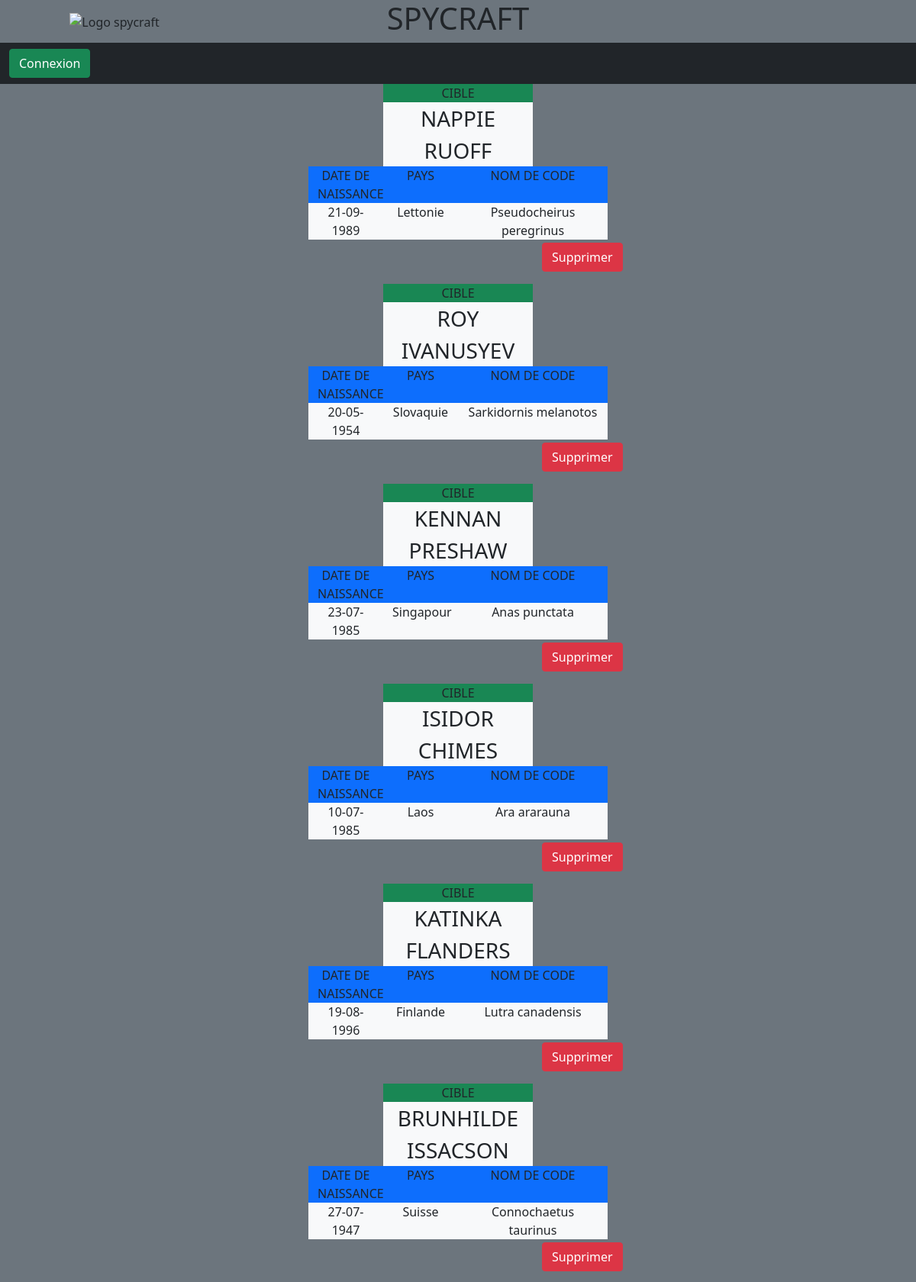
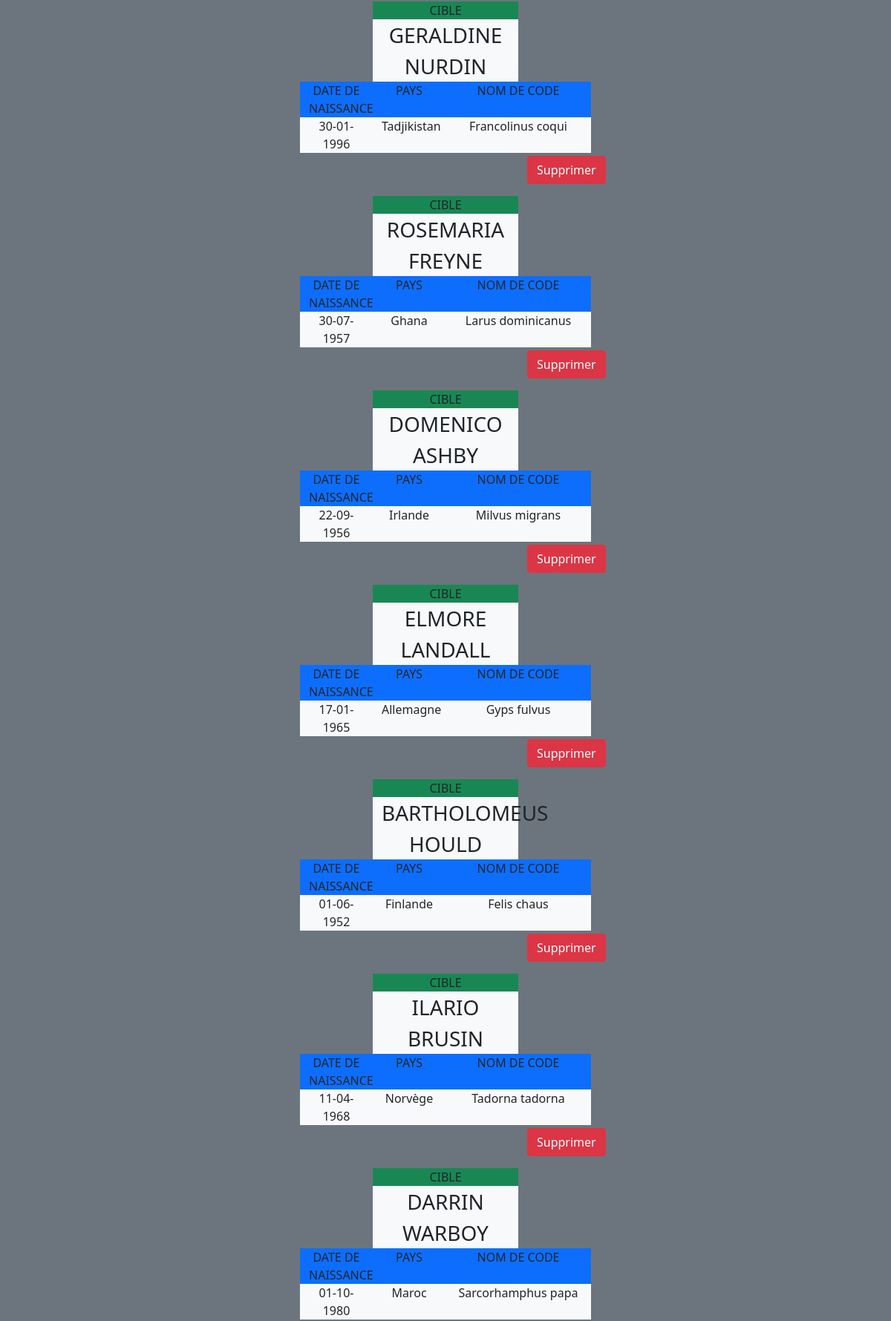
The app's page /vues/listTargets.php (upper part) with its own data (2 pictures, top to bottom).
### tables this page shows
CREATE TABLE targets (
  id INT PRIMARY KEY AUTO_INCREMENT,
  first_name VARCHAR(50) NOT NULL,
  last_name VARCHAR(50) NOT NULL,
  birthdate DATE NOT NULL,
  codename INT(11) NOT NULL UNIQUE,
  nationality INT(11) NOT NULL,
  FOREIGN KEY (codename) REFERENCES codenames(id),
  FOREIGN KEY (nationality) REFERENCES countries(id)
);

CREATE TABLE countries (
  id INT PRIMARY KEY AUTO_INCREMENT,
  location VARCHAR(50) NOT NULL
);

CREATE TABLE codenames (
  id INT PRIMARY KEY AUTO_INCREMENT,
  alias VARCHAR(50) NOT NULL UNIQUE
);

### Controller/TargetManager.php (called while the page is built, shortened)
<?php
require __DIR__ . '/../Model/Target.php';
class TargetManager {
  private $db;
  public function __construct() {
    $dbName = "spycraft";
    $port = 3306;
    $username = "root";
    $password = "";
    try {
      $this->db = new PDO("mysql:host=localhost;dbname=$dbName;port=$port", $username, $password);
    } catch(PDOException $exception) {
      echo $exception->getMessage();
    }
  }
  public function getAll() {
    $targets = [];
    $request = $this->db->query("SELECT * FROM `targets`");
    $allData = $request->fetchAll();
    foreach ($allData as $data) {
      $target = new Target($data);
      $targets[] = $target;
    }
    return $targets;
  }
}

### Model/Target.php (called while the page is built, shortened)
<?php
class Target {
  private $id;
  private $first_name;
  private $last_name;
  private $birthdate;
  private $codename;
  private $nationality;
  public function hydrate(array $data) {
    foreach ($data as $key => $value) {
      $method = "set" . ucfirst($key);
    }
  }
  public function getId()
  {
      return $this->id;
  }
  public function setId($id)
  {
      $this->id = $id;
      return $this;
  }
  public function getFirst_name()
  {
      return $this->first_name;
  }
  public function setFirst_name($first_name)
  {
      $this->first_name = $first_name;
      return $this;
  }
  public function getLast_name()
  {
      return $this->last_name;
  }
  public function setLast_name($last_name)
  {
      $this->last_name = $last_name;
      return $this;
  }
  public function getBirthdate()
  {
      return $this->birthdate;
  }
  public function setBirthdate($birthdate)
  {
      $this->birthdate = $birthdate;
      return $this;
  }
  public function getCodename()
  {
      return $this->codename;
  }
  public function setCodename($codename)
  {
      $this->codename = $codename;
      return $this;
  }
  public function getNationality()
  {
      return $this->nationality;
  }
  public function setNationality($nationality)
  {
      $this->nationality = $nationality;
      return $this;
  }
}

### Controller/CountryManager.php (called while the page is built, shortened)
<?php
require __DIR__ . '/../Model/Country.php';
class CountryManager {
  private $db;
  public function __construct() {
    $dbName = "spycraft";
    $port = 3306;
    $username = "root";
    $password = "";
    try {
      $this->db = new PDO("mysql:host=localhost;dbname=$dbName;port=$port", $username, $password);
    } catch(PDOException $exception) {
      echo $exception->getMessage();
    }
  }
  public function getAll() {
    $countries = [];
    $request = $this->db->query("SELECT * FROM `countries`");
    $allData = $request->fetchAll();
    foreach ($allData as $data) {
      $country = new Country($data);
      $countries[] = $country;
    }
    return $countries;
  }
}

### Model/Country.php (called while the page is built, shortened)
<?php
class Country {
  private $id;
  private $location;
  public function hydrate(array $data) {
    foreach ($data as $key => $value) {
      $method = "set" . ucfirst($key);
    }
  }
  public function getId()
  {
    return $this->id;
  }
  public function setId($id)
  {
    $this->id = $id;
    return $this;
  }
  public function getLocation()
  {
    return $this->location;
  }
  public function setLocation($location)
  {
    $this->location = $location;
    return $this;
  }
}

### Controller/CodenameManager.php (called while the page is built, shortened)
<?php
require __DIR__ . '/../Model/Codename.php';
class CodenameManager {
  private $db;
  public function __construct() {
    $dbName = "spycraft";
    $port = 3306;
    $username = "root";
    $password = "";
    try {
      $this->db = new PDO("mysql:host=localhost;dbname=$dbName;port=$port", $username, $password);
    } catch(PDOException $exception) {
      echo $exception->getMessage();
    }
  }
  public function getAll() {
    $codenames = [];
    $request = $this->db->query("SELECT * FROM `codenames`");
    $allData = $request->fetchAll();
    foreach ($allData as $data) {
      $codename = new Codename($data);
      $codenames[] = $codename;
    }
    return $codenames;
  }
}

### Model/Codename.php (called while the page is built, shortened)
<?php
class Codename {
  private $id;
  private $alias;
  public function hydrate(array $data) {
    foreach ($data as $key => $value) {
      $method = "set" . ucfirst($key);
    }
  }
  public function getId()
  {
      return $this->id;
  }
  public function setId($id)
  {
      $this->id = $id;
      return $this;
  }
  public function getAlias()
  {
      return $this->alias;
  }
  public function setAlias($alias)
  {
      $this->alias = $alias;
      return $this;
  }
}

### vues/listTargets.php (the view, shortened to what this page needs)
<?php require './header.php'; ?>
<body class="bg-secondary">
  <?php foreach ($targets as $target): ?>
  <div class="container-fluid">
    <section class="row m-0 justify-content-center text-center">
      <div class="col-2 bg-success text-center">CIBLE</div>
    </section>
    <section class="row m-0 justify-content-center text-center">
      <div class="col-2 bg-light fs-3 text-uppercase text-center"><?= $target->getFirst_name()." ".$target->getLast_name(); ?></div>
    </section>
    <section class="row m-0 justify-content-center text-center">
      <div class="col-1 bg-primary text-center">DATE DE NAISSANCE</div>
      <div class="col-1 bg-primary text-center">PAYS</div>
      <div class="col-2 bg-primary text-center">NOM DE CODE</div>
    </section>
    <section class="row m-0 justify-content-center text-center mb-1">
      <div class="col-1 bg-light text-center">
        <?php $convertTimestamp = strtotime($target->getBirthdate());
        echo $frenchFormat = date("d-m-Y", $convertTimestamp); ?>
      </div>
      <div class="col-1 bg-light text-center">
        <?php foreach ($countries as $country): ?>
          <?= $target->getNationality() === $country->getId() ? $country->getLocation() : ""; ?>
        <?php endforeach; ?>
      </div >
      <div class="col-2 bg-light text-center">
        <?php foreach ($codenames as $codename): ?>
            <?= $target->getCodename() === $codename->getId() ? $codename->getAlias() : ""; ?>
          <?php endforeach; ?>
      </div >
    </section>
    <section class="row m-0 justify-content-center text-center">
    <div class="col-1 offset-3 mb-3">
      <a href="../Controller/deleteTarget.php?id=<?= $target->getId() ?>" class="btn btn-danger">Supprimer</a>
    </div>
    </section>
  </div>
  <?php endforeach; ?>
</body>

### records on screen
targets: first_name "NAPPIE", last_name "RUOFF", birthdate "21-09-1989"
countries: location "Lettonie"
codenames: alias "Pseudocheirus peregrinus"
targets: first_name "ROY", last_name "IVANUSYEV", birthdate "20-05-1954"
countries: location "Slovaquie"
codenames: alias "Sarkidornis melanotos"
targets: first_name "KENNAN", last_name "PRESHAW", birthdate "23-07-1985"
countries: location "Singapour"
codenames: alias "Anas punctata"
targets: first_name "ISIDOR", last_name "CHIMES", birthdate "10-07-1985"
countries: location "Laos"
codenames: alias "Ara ararauna"
targets: first_name "KATINKA", last_name "FLANDERS", birthdate "19-08-1996"
countries: location "Finlande"
codenames: alias "Lutra canadensis"
targets: first_name "BRUNHILDE", last_name "ISSACSON", birthdate "27-07-1947"
countries: location "Suisse"
codenames: alias "Connochaetus taurinus"
targets: first_name "GERALDINE", last_name "NURDIN", birthdate "30-01-1996"
countries: location "Tadjikistan"
codenames: alias "Francolinus coqui"
targets: first_name "ROSEMARIA", last_name "FREYNE", birthdate "30-07-1957"
countries: location "Ghana"
codenames: alias "Larus dominicanus"
targets: first_name "DOMENICO", last_name "ASHBY", birthdate "22-09-1956"
countries: location "Irlande"
codenames: alias "Milvus migrans"
targets: first_name "ELMORE", last_name "LANDALL", birthdate "17-01-1965"
countries: location "Allemagne"
codenames: alias "Gyps fulvus"
targets: first_name "BARTHOLOMEUS", last_name "HOULD", birthdate "01-06-1952"
codenames: alias "Felis chaus"
targets: first_name "ILARIO", last_name "BRUSIN", birthdate "11-04-1968"
countries: location "Norvège"
codenames: alias "Tadorna tadorna"
targets: first_name "DARRIN", last_name "WARBOY", birthdate "01-10-1980"
countries: location "Maroc"
codenames: alias "Sarcorhamphus papa"
